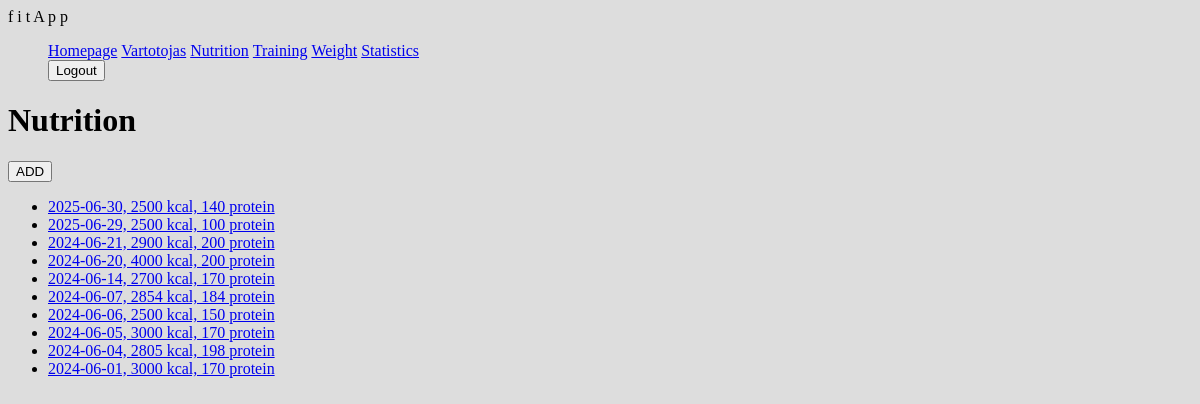
The app's page /fitness/nutrition/ (signed in), older data.
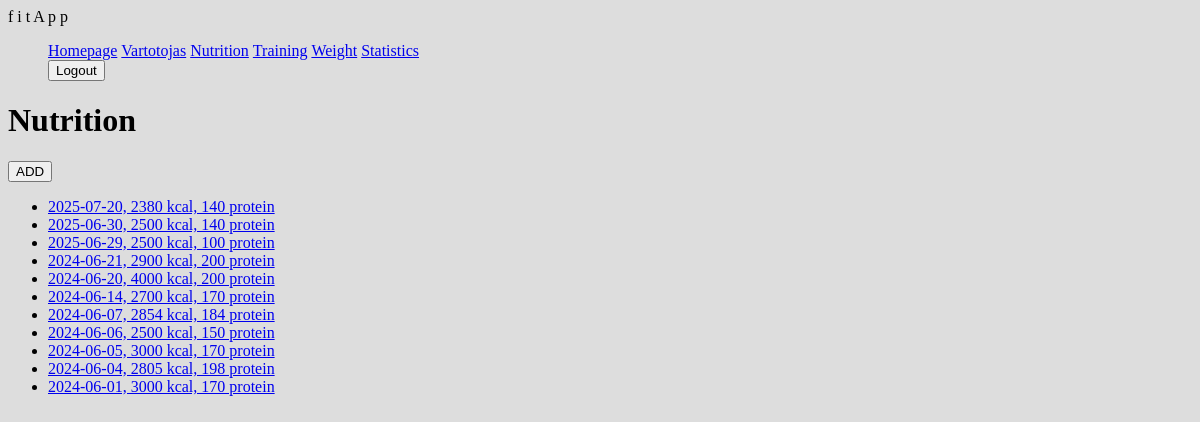
The same page, newer data.
### fitness/models.py (models this page shows, shortened)
class DayOfEating(models.Model):
    date = models.DateField('Date', default=date.today)
    kcal = models.IntegerField('Calories', blank=True, null=True)
    protein = models.IntegerField('Protein', blank=True, null=True)
    athlete = models.ForeignKey(User, on_delete=models.SET_NULL, null=True, blank=True)
    class Meta:
        verbose_name = 'Day of eating'
        verbose_name_plural = 'Days of eating'
    def __repr__(self):
        return f"{self.date}, {self.kcal} kcal, {self.protein} protein"

### fitness/views.py (the view)
# urls.py: path('nutrition/', views.DaysOfEatingListView.as_view(), name='nutrition'),
class DaysOfEatingListView(LoginRequiredMixin, ListView):
    model = DayOfEating
    template_name = 'days_of_eating.html'
    def get_queryset(self):
        return DayOfEating.objects.filter(athlete=self.request.user).order_by('-date')

### templates/days_of_eating.html
{% extends "base.html" %}
{% block content %}
    <h1>Nutrition</h1>
     <a href="{% url 'nutrition-add' %}"><button>ADD</button></a>
    {% if dayofeating_list %}
    <ul>
        {% for day in dayofeating_list %}
            <li id="days">
            <a  href="{% url 'nutrition-details' day.pk %}">{{ day|stringformat:'r' }} </a>
            </li>
        {% endfor %}
    </ul>
    {% else %}
      <p>You have not recorded your nutrition yet.</p>
    {% endif %}
{% endblock %}

Row changes from the older to the newer data that the page shows:
added DayOfEating: date+kcal+protein "2025-07-20, 2380 kcal, 140 protein"
